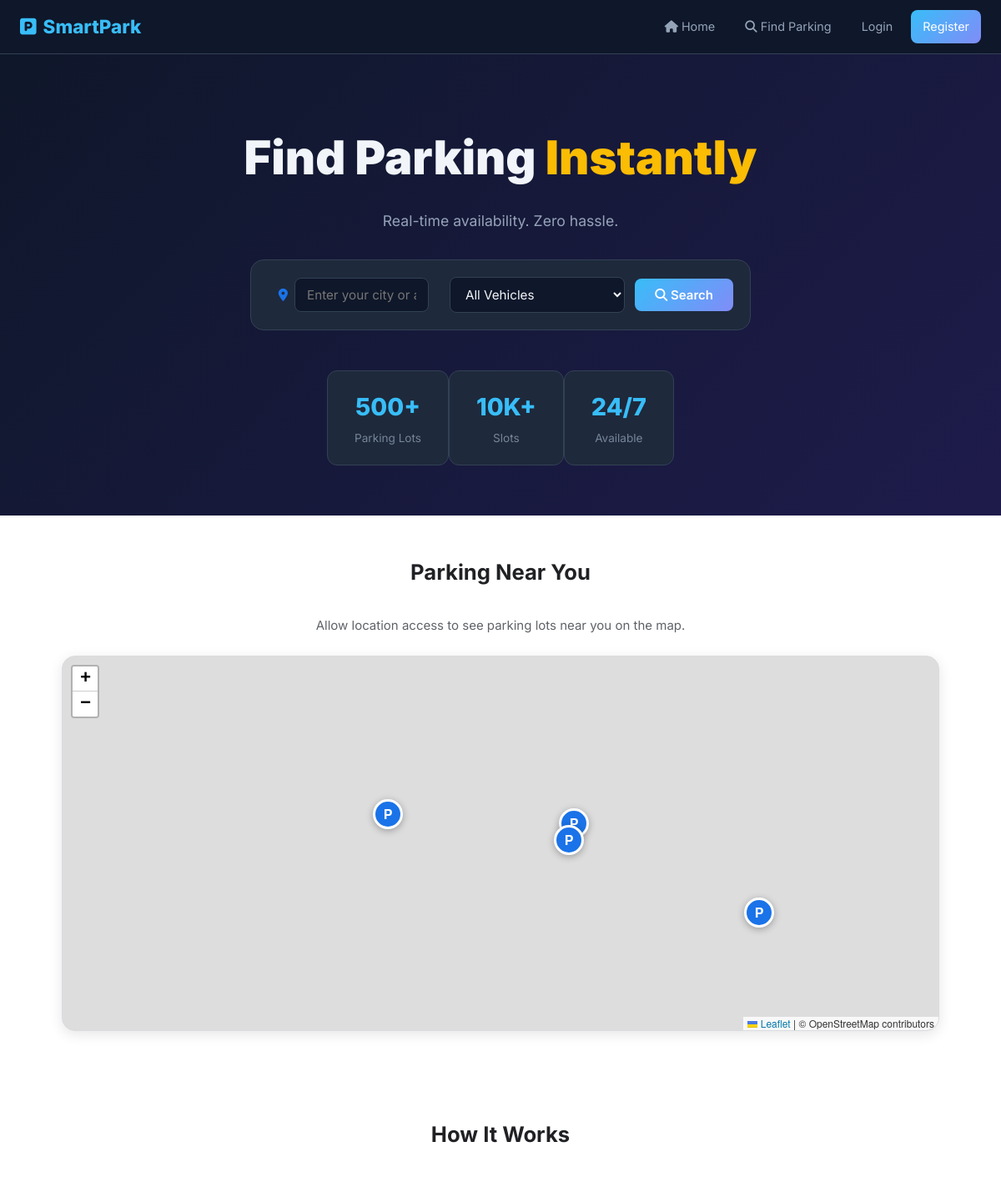
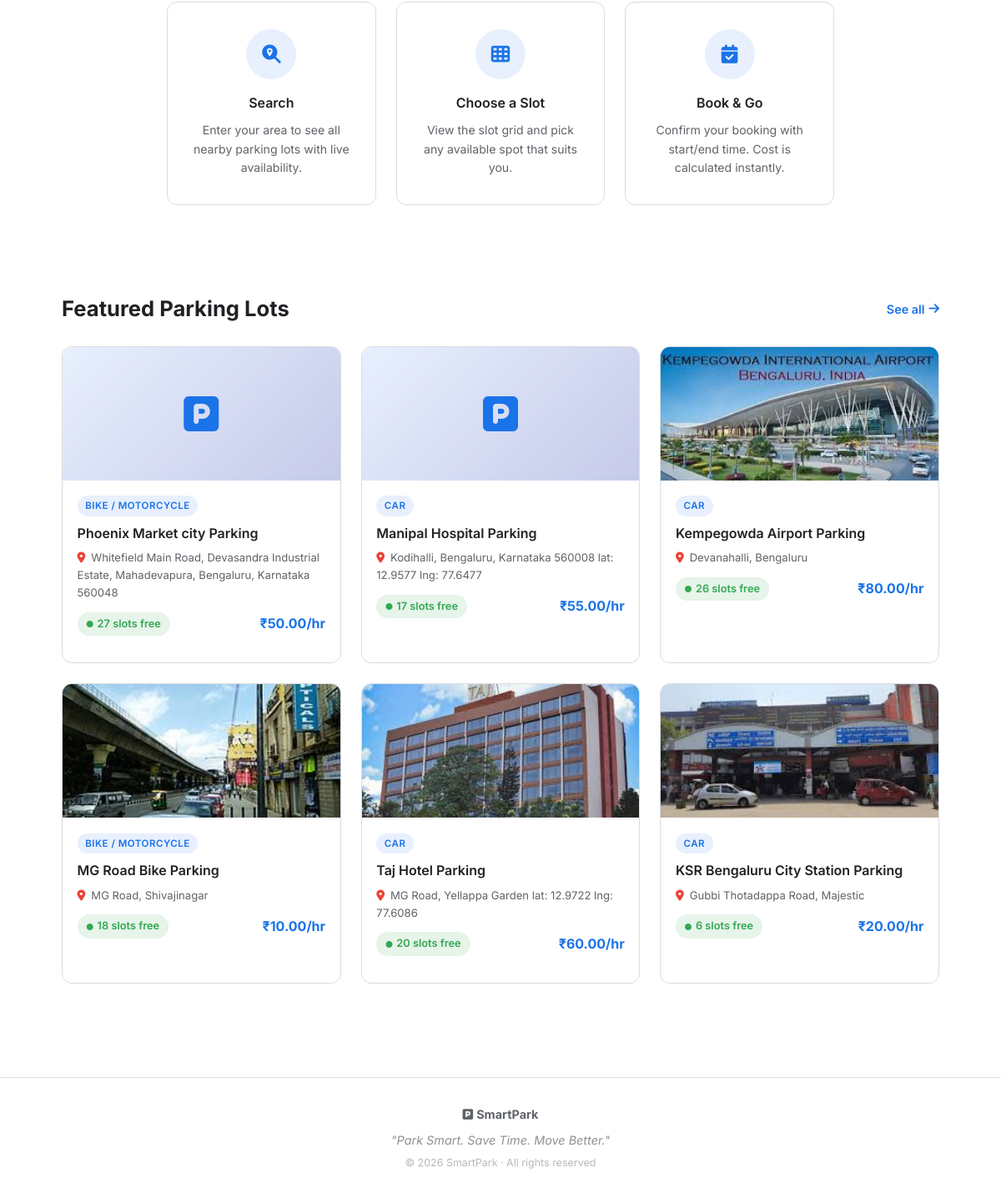
The page / on the database its author committed (2 pictures, top to bottom).
### parking/models.py (models this page shows, shortened)
class ParkingLot(models.Model):
    VEHICLE_TYPES = [
        ('car', 'Car'),
        ('bike', 'Bike / Motorcycle'),
        ('ev', 'Electric Vehicle'),
    ]
    name = models.CharField(max_length=200)
    address = models.TextField()
    city = models.CharField(max_length=100)
    latitude = models.DecimalField(max_digits=9, decimal_places=6, default=0)
    longitude = models.DecimalField(max_digits=9, decimal_places=6, default=0)
    total_slots = models.PositiveIntegerField()
    fine_amount = models.DecimalField(max_digits=10, decimal_places=2, default=0)
    price_per_hour = models.DecimalField(max_digits=6, decimal_places=2)
    vehicle_type = models.CharField(max_length=10, choices=VEHICLE_TYPES, default='car')
    image = models.ImageField(upload_to='parking_lots/', blank=True, null=True)
    is_active = models.BooleanField(default=True)
    created_at = models.DateTimeField(auto_now_add=True)
    def available_slots(self):
        return self.slots.filter(is_available=True).count()

### parking/views.py (the view)
# urls.py: path('',                                 views.home,            name='home'),
@never_cache
def home(request):
    lots = ParkingLot.objects.filter(is_active=True)[:6]
    return render(request, 'home.html', {'lots': lots})

### templates/home.html (shortened to what this page needs)
{% extends 'base.html' %}
{% block content %}
<section class="hero-section">
    <div class="hero-content">
        <h1>Find Parking <span class="highlight">Instantly</span></h1>
        <p>Real-time availability. Zero hassle.</p>
        <form action="{% url 'search' %}" method="GET" class="hero-search-box">
            <div class="search-input-wrap">
                <i class="fas fa-map-marker-alt"></i>
                <input type="text" name="city" placeholder="Enter your city or area...">
            </div>
            <select name="vehicle_type">
                <option value="">All Vehicles</option>
            </select>
            <button type="submit">
                <i class="fas fa-search"></i> Search
            </button>
        </form>
        <div class="hero-stats">
            <div class="stat-card">
                <div class="stat-number">500+</div>
                <div class="stat-label">Parking Lots</div>
            </div>
            <div class="stat-card">
                <div class="stat-number">10K+</div>
                <div class="stat-label">Slots</div>
            </div>
            <div class="stat-card">
                <div class="stat-number">24/7</div>
                <div class="stat-label">Available</div>
            </div>
        </div>
    </div>
</section>
<section class="map-section">
    <div class="container">
        <h2 class="section-title">Parking Near You</h2>
        <p class="map-subtitle">Allow location access to see parking lots near you on the map.</p>
        <div id="parking-map" style="height:450px;width:100%;position:relative;z-index:1;"></div>
    </div>
</section>
<section class="how-it-works">
    <h2 class="section-title">How It Works</h2>
    <div class="container">
        <div class="steps-grid">
            <div class="step-card">
                <div class="step-icon">
                    <i class="fas fa-search-location"></i>
                </div>
                <h3>Search</h3>
                <p>Enter your area to see all nearby parking lots with live availability.</p>
            </div>
            <div class="step-card">
                <div class="step-icon">
                    <i class="fas fa-th"></i>
                </div>
                <h3>Choose a Slot</h3>
                <p>View the slot grid and pick any available spot that suits you.</p>
            </div>
            <div class="step-card">
                <div class="step-icon">
                    <i class="fas fa-calendar-check"></i>
                </div>
                <h3>Book & Go</h3>
                <p>Confirm your booking with start/end time. Cost is calculated instantly.</p>
            </div>
        </div>
    </div>
</section>
<section class="featured-section">
    <div class="container">
        <div class="section-header">
            <h2 class="section-title">Featured Parking Lots</h2>
            <a href="{% url 'search' %}" class="see-all-link">
                See all <i class="fas fa-arrow-right"></i>
            </a>
        </div>
        <div class="lots-grid">
            {% for lot in lots %}
            <a href="{% url 'lot_detail' lot.id %}" class="lot-card">
                {% if lot.image %}
                    <img src="{{ lot.image.url }}" alt="{{ lot.name }}" class="lot-img">
                {% else %}
                    <div class="lot-img-placeholder">
                        <i class="fas fa-parking"></i>
                    </div>
                {% endif %}
                <div class="lot-body">
                    <span class="lot-type-badge">{{ lot.get_vehicle_type_display }}</span>
                    <h3 class="lot-name">{{ lot.name }}</h3>
                    <p class="lot-address">
                        <i class="fas fa-map-marker-alt"></i> {{ lot.address }}
                    </p>
                    <div class="lot-footer">
                        <span class="availability-badge {% if lot.available_slots > 0 %}badge-green{% else %}badge-red{% endif %}">
                            <i class="fas fa-circle"></i>
                            {% if lot.available_slots > 0 %}
                                {{ lot.available_slots }} slots free
                            {% else %}
                                Full
                            {% endif %}
                        </span>
                        <span class="lot-price">₹{{ lot.price_per_hour }}/hr</span>
                    </div>
                </div>
            </a>
            {% empty %}
            <div class="empty-notice">
                <i class="fas fa-info-circle"></i>
                No parking lots yet. Add them from the <a href="/admin">admin panel</a>.
            </div>
            {% endfor %}
        </div>
    </div>
</section>
{% endblock %}

### rows shown on the page
ParkingLot: vehicle_type "BIKE / MOTORCYCLE", name "Phoenix Market city Parking", address "Whitefield Main Road, Devasandra Industrial Estate, Mahadevapura, Bengaluru, Karnataka 560048", available_slots "27", price_per_hour "50.00"
ParkingLot: vehicle_type "CAR", name "Manipal Hospital Parking", address "Kodihalli, Bengaluru, Karnataka 560008 lat: 12.9577 lng: 77.6477", available_slots "17", price_per_hour "55.00"
ParkingLot: image (picture), vehicle_type "CAR", name "Kempegowda Airport Parking", address "Devanahalli, Bengaluru", available_slots "26", price_per_hour "80.00"
ParkingLot: image (picture), vehicle_type "BIKE / MOTORCYCLE", name "MG Road Bike Parking", address "MG Road, Shivajinagar", available_slots "18", price_per_hour "10.00"
ParkingLot: image (picture), vehicle_type "CAR", name "Taj Hotel Parking", address "MG Road, Yellappa Garden lat: 12.9722 lng: 77.6086", available_slots "20", price_per_hour "60.00"
ParkingLot: image (picture), vehicle_type "CAR", name "KSR Bengaluru City Station Parking", address "Gubbi Thotadappa Road, Majestic", available_slots "6", price_per_hour "20.00"
